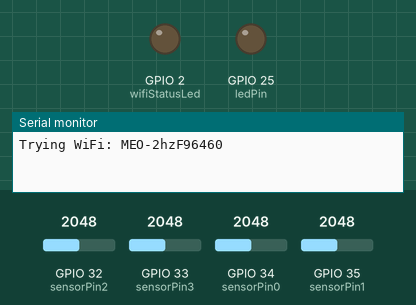
The sketch below on a simulated ESP32. Shown: output pins drawn as LEDs (lit = HIGH), the last lines printed to the serial monitor. The test bench sets the inputs (shaded band); at power-on: GPIO 32 (sensorPin2) = 2048, GPIO 33 (sensorPin3) = 2048, GPIO 34 (sensorPin0) = 2048, GPIO 35 (sensorPin1) = 2048. WiFi joins after 1.5 s; servers stay silent unless stated; the Firebase database answers and starts empty.

Above: at 0.3 s.
At 1.7 s:
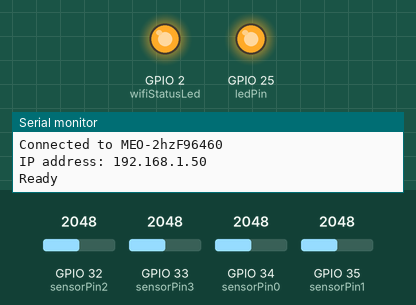
At 5.1 s:
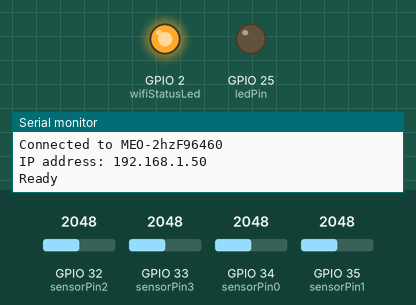
Timing chart, 0 to 6.6 s (numbered marks = the images above):
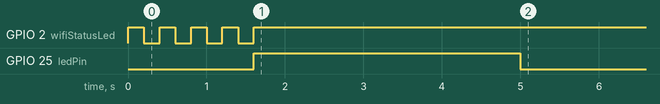

The sketch:

POD-Unit_Main_PhotoAI_v008.ino
```cpp
#include <WiFi.h>
#include <Firebase_ESP_Client.h>
// == Wi-Fi Networks ==
struct WiFiNetwork {
  const char* ssid;
  const char* password;
};
WiFiNetwork networks[] = {
  {"MEO-2hzF96460", "FpxA9bv8"}, // home network
  {"Nothing32", "212855625"} // phone hotspot
};
const int numNetworks = 2;
// WiFi status LED (built-in on ESP32)
const int wifiStatusLed = 2;
// == Firebase ==
#define FIREBASE_HOST "<https://booking-ee47f-default-rtdb.europe-west1.firebasedatabase.app>"
#define FIREBASE_AUTH "m3uCFaiui2EXuQdpZGuuIgwgarKXH5lojbhUgF5b"
// Device name
const String device_id = "Pod_01_base_01";
// Pins
const int sensorPin0 = 34;
const int sensorPin1 = 35;
const int sensorPin2 = 32;
const int sensorPin3 = 33;
const int ledPin = 25;
// Maximum buffer size
const int max_buffer_size = 600;
// Structure for reading + timestamp
struct Reading {
  int value;
  unsigned long timestamp;
};
Reading buffer0[max_buffer_size];
Reading buffer1[max_buffer_size];
Reading buffer2[max_buffer_size];
Reading buffer3[max_buffer_size];
int buffer_index = 0;
// Settings (initial)
int min_light = 0;
int target_light = 1000;
int light_threshold = 1300;
int send_interval = 5;
int qty_reading_sensors_in_second = 10;
int sensor_buffer_time = 5;
int manual_override = 0;
int manual_toggle = 0;
// Sensor weights 0.0 - 1.0
float sensor0_weight = 1.0;
float sensor1_weight = 1.0;
float sensor2_weight = 1.0;
float sensor3_weight = 1.0;
// Timers
unsigned long last_sensor_read = 0;
unsigned long last_settings_read = 0;
unsigned long last_send = 0;
int read_delay = 100;
// Brightness
int current_brightness = 0;
// Firebase
FirebaseData fbdo;
FirebaseAuth auth;
FirebaseConfig config;
// == Robust WiFi Connection ==
void connectToWiFi() {
  pinMode(wifiStatusLed, OUTPUT);
  digitalWrite(wifiStatusLed, LOW);
  while (true) { // try forever until connected
    for (int i = 0; i < numNetworks; i++) {
      Serial.print("Trying WiFi: ");
      Serial.println(networks[i].ssid);
      WiFi.begin(networks[i].ssid, networks[i].password);
      unsigned long startTime = millis();
      while (millis() - startTime < 15000) { // 15 second timeout per network
        digitalWrite(wifiStatusLed, !digitalRead(wifiStatusLed)); // fast blink
        delay(200);
        if (WiFi.status() == WL_CONNECTED) {
          digitalWrite(wifiStatusLed, HIGH); // steady on when connected
          Serial.println("");
          Serial.println("Connected to " + String(networks[i].ssid));
          Serial.print("IP address: ");
          Serial.println(WiFi.localIP());
          return; // success – exit function
        }
      }
      WiFi.disconnect();
      Serial.println("Failed to connect to " + String(networks[i].ssid));
    }
    // All networks failed this round
    Serial.println("No WiFi found. Retrying in 5 seconds...");
    for (int i = 0; i < 25; i++) { // slow blink for 5 seconds
      digitalWrite(wifiStatusLed, !digitalRead(wifiStatusLed));
      delay(200);
    }
  }
}
// Function: Read one sensor and store in buffer
void readAndStoreSensor(int pin, Reading buffer[], int index) {
  buffer[index].value = analogRead(pin);
  buffer[index].timestamp = millis();
}
// Function: Read all sensors
void readAllSensors() {
  unsigned long now = millis();
  if (now - last_sensor_read >= read_delay) {
    readAndStoreSensor(sensorPin0, buffer0, buffer_index);
    readAndStoreSensor(sensorPin1, buffer1, buffer_index);
    readAndStoreSensor(sensorPin2, buffer2, buffer_index);
    readAndStoreSensor(sensorPin3, buffer3, buffer_index);
    buffer_index = buffer_index + 1;
    if (buffer_index >= max_buffer_size) {
      buffer_index = 0;
    }
    last_sensor_read = now;
  }
}
// Function: Calculate average over the last N seconds
int calculateAverage(Reading buffer[], int window_seconds) {
  unsigned long now = millis();
  unsigned long window_start = now - (window_seconds * 1000UL);
  long sum = 0;
  int count = 0;
  for (int i = 0; i < max_buffer_size; i++) {
    if (buffer[i].timestamp >= window_start && buffer[i].timestamp > 0) {
      sum += buffer[i].value;
      count++;
    }
  }
  if (count == 0) return 0;
  return sum / count;
}
// Function: Calculate weighted average
int calculateWeightedAverage(int a0, int a1, int a2, int a3) {
  float total_weight = sensor0_weight + sensor1_weight + sensor2_weight + sensor3_weight;
  if (total_weight == 0) total_weight = 1;
  return (a0 * sensor0_weight + a1 * sensor1_weight + a2 * sensor2_weight + a3 * sensor3_weight) / total_weight;
}
// Function: Control LED brightness
void controlLED(int weighted_avg) {
  int brightness = 0;
  if (manual_override == 1) {
    brightness = (manual_toggle == 1) ? 255 : 0;
  } else {
    if (weighted_avg < light_threshold) {
      int denominator = light_threshold - min_light;
      if (denominator <= 0) denominator = 1;
      brightness = (light_threshold - weighted_avg) * 255 / denominator;
      brightness = constrain(brightness, 0, 255);
      int error = target_light - weighted_avg;
      brightness += error / 20;
      brightness = constrain(brightness, 0, 255);
    }
  }
  ledcWrite(ledPin, brightness);
  current_brightness = brightness;
}
// Function: Read settings from Firebase
void readSettingsFromFirebase() {
  unsigned long now = millis();
  if (now - last_settings_read >= 10000) {
    String base_path = "/devices/" + device_id + "/";
    String light_path = base_path + "settings/light_mapping/";
    String conn_path = base_path + "settings/connection_package/";
    String mode_path = base_path + "settings/light_mode/";
    String weights_path = light_path + "sensor_weights/";
    if (Firebase.RTDB.getInt(&fbdo, light_path + "min_light")) min_light = fbdo.intData();
    if (Firebase.RTDB.getInt(&fbdo, light_path + "target_light")) target_light = fbdo.intData();
    if (Firebase.RTDB.getInt(&fbdo, light_path + "light_threshold")) light_threshold = fbdo.intData();
    if (Firebase.RTDB.getFloat(&fbdo, weights_path + "sensor0_weight")) sensor0_weight = fbdo.floatData();
    if (Firebase.RTDB.getFloat(&fbdo, weights_path + "sensor1_weight")) sensor1_weight = fbdo.floatData();
    if (Firebase.RTDB.getFloat(&fbdo, weights_path + "sensor2_weight")) sensor2_weight = fbdo.floatData();
    if (Firebase.RTDB.getFloat(&fbdo, weights_path + "sensor3_weight")) sensor3_weight = fbdo.floatData();
    if (Firebase.RTDB.getInt(&fbdo, conn_path + "send_interval")) send_interval = fbdo.intData();
    if (Firebase.RTDB.getInt(&fbdo, conn_path + "qty_reading_sensors_in_second")) qty_reading_sensors_in_second = fbdo.intData();
    if (Firebase.RTDB.getInt(&fbdo, conn_path + "sensor_buffer_time")) sensor_buffer_time = fbdo.intData();
    if (Firebase.RTDB.getInt(&fbdo, mode_path + "manual_override")) manual_override = fbdo.intData();
    if (Firebase.RTDB.getInt(&fbdo, mode_path + "manual_toggle")) manual_toggle = fbdo.intData();
    // Protection against invalid values
    if (qty_reading_sensors_in_second <= 0) qty_reading_sensors_in_second = 10;
    read_delay = 1000 / qty_reading_sensors_in_second;
    if (read_delay < 10) read_delay = 10;
    last_settings_read = now;
  }
}
// Function: Send data to Firebase
void sendDataToFirebase(int weighted_avg, int avg0, int avg1, int avg2, int avg3) {
  unsigned long now = millis();
  if (now - last_send >= (send_interval * 1000UL)) {
    String base_path = "/devices/" + device_id + "/";
    String sensors_data_path = base_path + "sensors/sensors_data/";
    Firebase.RTDB.setInt(&fbdo, base_path + "avg_light", weighted_avg);
    Firebase.RTDB.setInt(&fbdo, base_path + "brightness", current_brightness);
    Firebase.RTDB.setInt(&fbdo, base_path + "timestamp", now / 1000);
    Firebase.RTDB.setInt(&fbdo, sensors_data_path + "sensor0", avg0);
    Firebase.RTDB.setInt(&fbdo, sensors_data_path + "sensor1", avg1);
    Firebase.RTDB.setInt(&fbdo, sensors_data_path + "sensor2", avg2);
    Firebase.RTDB.setInt(&fbdo, sensors_data_path + "sensor3", avg3);
    last_send = now;
  }
}
// setup
void setup() {
  Serial.begin(115200);
  // Robust WiFi connection (tries both networks forever until success)
  connectToWiFi();
  // PWM setup for ESP32 Arduino core 3.x
  ledcAttach(ledPin, 5000, 8); // attach pin, 5000 Hz, 8-bit resolution
  // Buffer initialization
  memset(buffer0, 0, sizeof(buffer0));
  memset(buffer1, 0, sizeof(buffer1));
  memset(buffer2, 0, sizeof(buffer2));
  memset(buffer3, 0, sizeof(buffer3));
  // Firebase
  config.database_url = FIREBASE_HOST;
  config.signer.tokens.legacy_token = FIREBASE_AUTH;
  Firebase.begin(&config, &auth);
  Firebase.reconnectWiFi(true);
  Serial.println("Ready");
}
// loop
void loop() {
  readAllSensors();
  readSettingsFromFirebase();
  int avg0 = calculateAverage(buffer0, sensor_buffer_time);
  int avg1 = calculateAverage(buffer1, sensor_buffer_time);
  int avg2 = calculateAverage(buffer2, sensor_buffer_time);
  int avg3 = calculateAverage(buffer3, sensor_buffer_time);
  int weighted_avg = calculateWeightedAverage(avg0, avg1, avg2, avg3);
  controlLED(weighted_avg);
  sendDataToFirebase(weighted_avg, avg0, avg1, avg2, avg3);
  delayMicroseconds(1000); // ~1 ms delay
}
```

Measured:
- by itself, GPIO 25 (ledPin): LOW → HIGH at 1.6 s, → LOW 3.4 s later
